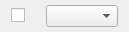
<?xml version="1.0" encoding="UTF-8"?>
<ui version="4.0">
 <class>ExtendedWidget</class>
 <widget class="QWidget" name="ExtendedWidget">
  <property name="geometry">
   <rect>
    <x>0</x>
    <y>0</y>
    <width>129</width>
    <height>32</height>
   </rect>
  </property>
  <property name="sizePolicy">
   <sizepolicy hsizetype="Minimum" vsizetype="Maximum">
    <horstretch>0</horstretch>
    <verstretch>0</verstretch>
   </sizepolicy>
  </property>
  <property name="maximumSize">
   <size>
    <width>16777215</width>
    <height>32</height>
   </size>
  </property>
  <property name="windowTitle">
   <string>Form</string>
  </property>
  <layout class="QHBoxLayout" name="horizontalLayout">
   <property name="topMargin">
    <number>0</number>
   </property>
   <property name="bottomMargin">
    <number>0</number>
   </property>
   <item>
    <widget class="QCheckBox" name="enabled">
     <property name="sizePolicy">
      <sizepolicy hsizetype="Minimum" vsizetype="Fixed">
       <horstretch>0</horstretch>
       <verstretch>0</verstretch>
      </sizepolicy>
     </property>
     <property name="text">
      <string/>
     </property>
     <property name="tristate">
      <bool>false</bool>
     </property>
    </widget>
   </item>
   <item>
    <widget class="QComboBox" name="severity">
     <property name="sizePolicy">
      <sizepolicy hsizetype="Maximum" vsizetype="Fixed">
       <horstretch>0</horstretch>
       <verstretch>0</verstretch>
      </sizepolicy>
     </property>
     <property name="maximumSize">
      <size>
       <width>200</width>
       <height>16777215</height>
      </size>
     </property>
    </widget>
   </item>
  </layout>
 </widget>
 <resources/>
 <connections/>
</ui>
